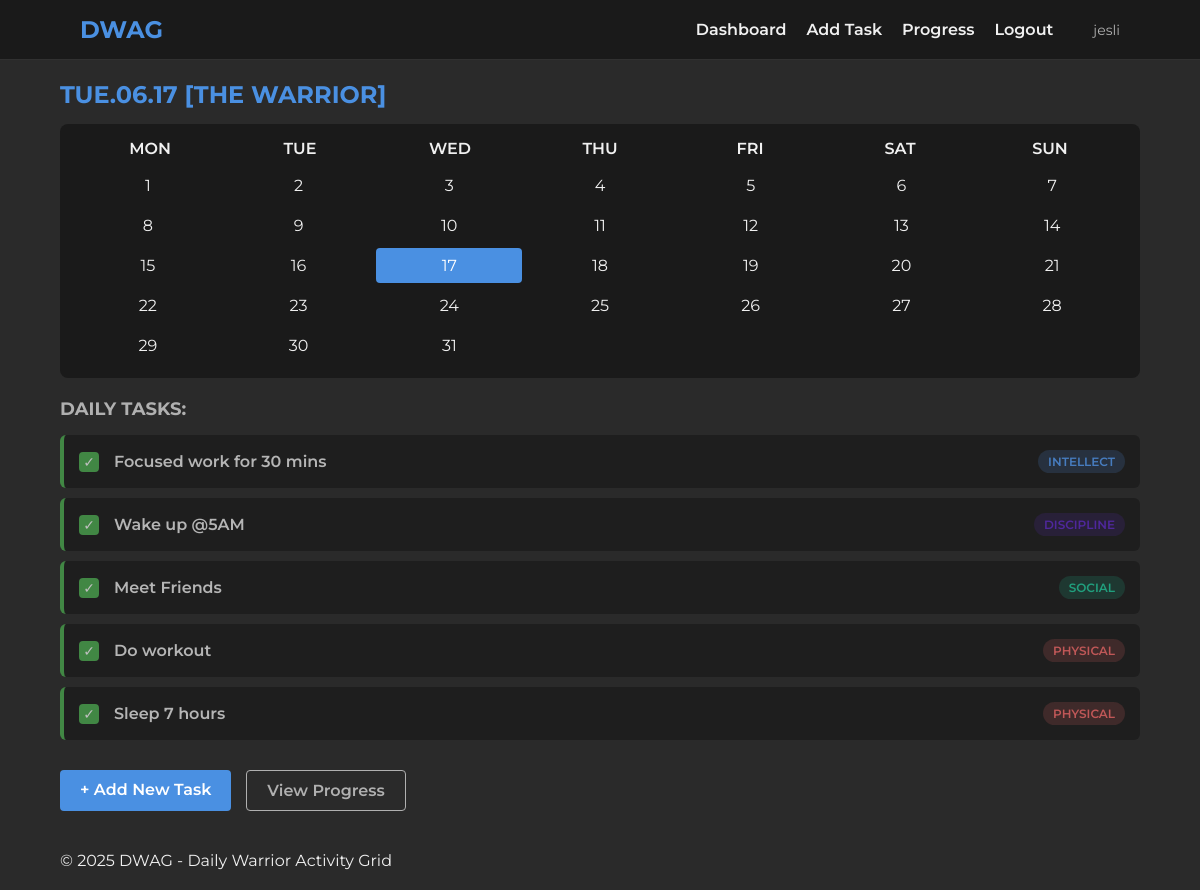
Page /dashboard (signed in) on the committed database.
### models.py (models this page shows)
class Task(db.Model):
    id = db.Column(db.Integer, primary_key=True)
    title = db.Column(db.String(200), nullable=False)
    category = db.Column(db.String(50), nullable=False)
    repeat_days = db.Column(db.Integer, nullable=False)
    start_date = db.Column(db.DateTime, nullable=False, default=datetime.utcnow)
    user_id = db.Column(db.Integer, db.ForeignKey('user.id'), nullable=False)
    completions = db.relationship('Completion', backref='task', lazy=True)

### app.py (the view)
@app.route('/dashboard')
def dashboard():
    if 'user_id' not in session:
        return redirect(url_for('login'))
    user_id = session['user_id']
    today = datetime.utcnow().date()
    all_tasks = Task.query.filter(Task.user_id == user_id).all()
    active_tasks = []
    for task in all_tasks:
        end_date = task.start_date + timedelta(days=task.repeat_days)
        if task.start_date.date() <= today <= end_date.date():
            active_tasks.append(task)
    today_completions = {}
    for task in active_tasks:
        completion = Completion.query.filter(
            Completion.task_id == task.id,
            Completion.user_id == user_id,
            db.func.date(Completion.date) == today
        ).first()
        today_completions[task.id] = completion.completed if completion else False
    now = datetime.utcnow()
    return render_template('dashboard.html', tasks=active_tasks, today_completions=today_completions, now=now)

### templates/dashboard.html (shortened to what this page needs)
{% extends "base.html" %}
{% block content %}
<div class="dashboard">
    <div class="date-header">
    <h1>{{ now.strftime('%a.%m.%d').upper() }} [THE WARRIOR]</h1>
    <div class="calendar">
        <div class="calendar-header">
            {% for day in ['MON', 'TUE', 'WED', 'THU', 'FRI', 'SAT', 'SUN'] %}
                <div>{{ day }}</div>
            {% endfor %}
        </div>
        <div class="calendar-days">
            {% for day in range(1, 32) %}
                <div {% if day == now.day %}class="today"{% endif %}>{{ day }}</div>
            {% endfor %}
        </div>
    </div>
</div>
    </div>
    <div class="daily-tasks">
        <h2>DAILY TASKS:</h2>
        <ul class="task-list">
            {% for task in tasks %}
                <li class="task-item {% if today_completions.get(task.id, False) %}completed{% endif %}">
                    <form action="{{ url_for('complete_task', task_id=task.id) }}" method="post" class="task-form">
                        <button type="submit" class="task-checkbox">
                            <span class="checkmark">✓</span>
                        </button>
                        <span class="task-title">{{ task.title }}</span>
                        <span class="task-category {{ task.category.lower() }}">{{ task.category }}</span>
                    </form>
                </li>
            {% endfor %}
        </ul>
    </div>
    <div class="quick-add">
        <a href="{{ url_for('add_task') }}" class="btn">+ Add New Task</a>
        <a href="{{ url_for('progress') }}" class="btn secondary">View Progress</a>
    </div>
{% endblock %}

### static/css/style.css (style rules this page uses)
:root { --primary-color: #2a2a2a; --secondary-color: #1a1a1a; --accent-color: #4a90e2; --text-color: #f0f0f0; --text-secondary: #b0b0b0; --success-color: #4caf50; --error-color: #f44336; --warning-color: #ff9800; --physical-color: #ff6b6b; --ambition-color: #feca57; --social-color: #1dd1a1; --intellect-color: #54a0ff; --discipline-color: #5f27cd; --mental-color: #ff9ff3; }
* { margin: 0; padding: 0; box-sizing: border-box; font-family: 'Montserrat', sans-serif; }
body { background-color: var(--primary-color); color: var(--text-color); min-height: 100vh; display: flex; flex-direction: column; }
.btn { display: inline-block; padding: 10px 20px; background-color: var(--accent-color); color: white; border: none; border-radius: 4px; text-decoration: none; font-weight: 600; cursor: pointer; transition: background-color 0.3s; }
.btn.secondary { background-color: transparent; border: 1px solid var(--text-secondary); color: var(--text-secondary); }
.dashboard { display: flex; flex-direction: column; gap: 30px; }
.date-header h1 { font-size: 24px; margin-bottom: 15px; color: var(--accent-color); text-transform: uppercase; }
.calendar { background-color: var(--secondary-color); border-radius: 8px; padding: 15px; margin-bottom: 20px; }
.calendar-header { display: grid; grid-template-columns: repeat(7, 1fr); text-align: center; font-weight: 600; margin-bottom: 10px; }
.calendar-days { display: grid; grid-template-columns: repeat(7, 1fr); gap: 5px; }
.calendar-days div { padding: 8px; text-align: center; border-radius: 4px; cursor: pointer; transition: background-color 0.2s; }
.calendar-days .today { background-color: var(--accent-color); color: white; }
.daily-tasks h2 { font-size: 18px; margin-bottom: 15px; color: var(--text-secondary); text-transform: uppercase; }
.task-list { list-style: none; display: flex; flex-direction: column; gap: 10px; }
.task-item { background-color: var(--secondary-color); border-radius: 6px; padding: 15px; transition: transform 0.2s; }
.task-item.completed { opacity: 0.7; border-left: 4px solid var(--success-color); }
.task-form { display: flex; align-items: center; gap: 15px; }
.task-checkbox { width: 20px; height: 20px; border: 2px solid var(--text-secondary); border-radius: 4px; background-color: transparent; cursor: pointer; display: flex; align-items: center; justify-content: center; transition: all 0.2s; }
.task-checkbox .checkmark { color: transparent; font-size: 14px; transition: color 0.2s; }
.task-item.completed .task-checkbox { background-color: var(--success-color); border-color: var(--success-color); }
.task-item.completed .checkmark { color: white; }
.task-title { flex: 1; font-weight: 600; }
.task-category { padding: 4px 10px; border-radius: 20px; font-size: 12px; font-weight: 600; text-transform: uppercase; }
.physical { background-color: rgba(255, 107, 107, 0.2); color: var(--physical-color); }
.social { background-color: rgba(29, 209, 161, 0.2); color: var(--social-color); }
.intellect { background-color: rgba(84, 160, 255, 0.2); color: var(--intellect-color); }
.discipline { background-color: rgba(95, 39, 205, 0.2); color: var(--discipline-color); }
.quick-add { display: flex; gap: 15px; margin-top: 30px; }

### rows in the picture
Task: title "Focused work for 30 mins", category "INTELLECT"
Task: title "Wake up @5AM", category "DISCIPLINE"
Task: title "Meet Friends", category "SOCIAL"
Task: title "Do workout", category "PHYSICAL"
Task: title "Sleep 7 hours", category "PHYSICAL"

### other values in the picture
{{ session['username'] }} "jesli"
{{ day }} "MON" "TUE" "WED" "THU" "FRI" "SAT" "SUN"
{{ day }} "1" "2" "3" "4" "5" "6" "7" "8" "9" "10" "11" "12" "13" "14" "15" "16" "17" "18" "19" "20" "21" "22" "23" "24" "25" "26" "27" "28" "29" "30" "31"
